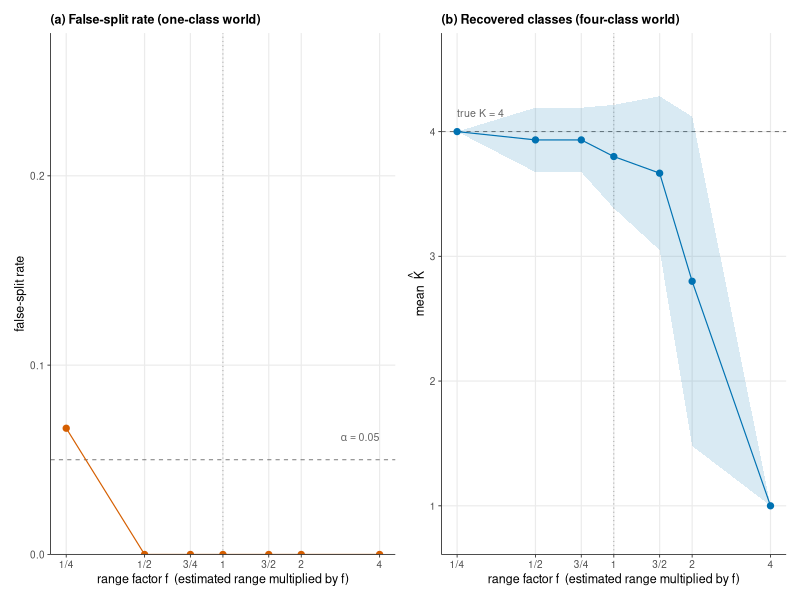
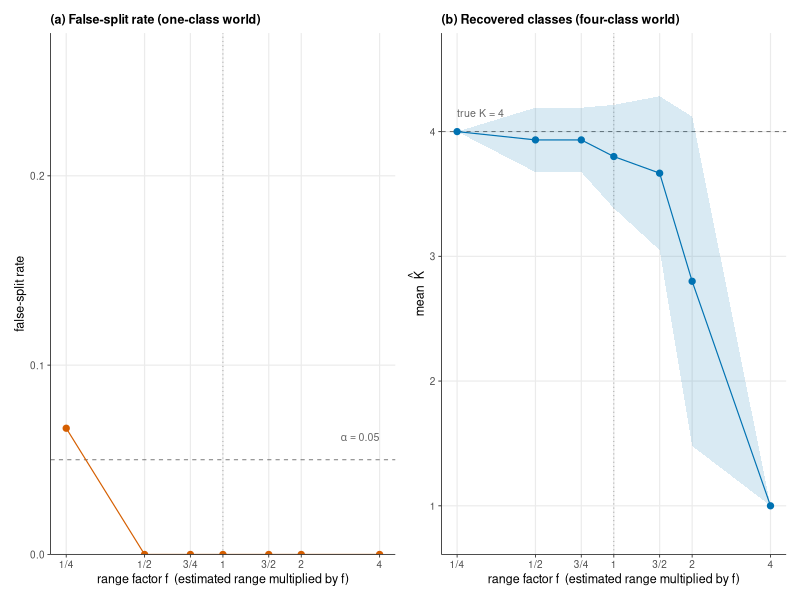

The R script that drew these images, in order:
#!/usr/bin/env Rscript
# Figure (Sec. 4.8): robustness of the calibration to a multiplicative error f
# in the estimated range (exp 37). (a) false-split rate on the null world stays
# at or below alpha for every factor, including a four-fold underestimate of
# the range; (b) recovery on the structured K=4 world survives underestimation
# unharmed and degrades only under overestimation, collapsing to silence (K=1),
# never to invention. Companion to the exact values in the table.

suppressPackageStartupMessages({
  library(readr); library(dplyr)
  library(ggplot2); library(patchwork)
})

d <- read_csv("../../experiments/results/range_misspec.csv",
              show_col_types = FALSE)

base_theme <- theme_minimal(base_size = 9) +
  theme(panel.grid.minor = element_blank(),
        axis.line = element_line(linewidth = 0.3, colour = "grey20"),
        axis.ticks = element_line(linewidth = 0.3, colour = "grey20"),
        legend.position = "none",
        plot.title = element_text(size = 9, face = "bold"))

fbreaks <- c(0.25, 0.5, 0.75, 1, 1.5, 2, 4)
flabels <- c("1/4", "1/2", "3/4", "1", "3/2", "2", "4")

## (a) null world: false-split rate vs factor
da <- d |> filter(world == "null") |>
  group_by(factor) |> summarise(fsr = mean(k_hat > 1), .groups = "drop")

pA <- ggplot(da, aes(factor, fsr)) +
  geom_hline(yintercept = 0.05, linetype = "dashed", colour = "grey40",
             linewidth = 0.3) +
  annotate("text", x = 4, y = 0.062, label = "alpha == 0.05", parse = TRUE,
           hjust = 1, size = 2.7, colour = "grey40") +
  geom_vline(xintercept = 1, linetype = "dotted", colour = "grey60",
             linewidth = 0.3) +
  geom_line(colour = "#D55E00", linewidth = 0.4) +
  geom_point(size = 1.8, colour = "#D55E00") +
  scale_x_log10(breaks = fbreaks, labels = flabels) +
  scale_y_continuous(limits = c(0, 0.27), expand = expansion(c(0, 0.02))) +
  labs(title = "(a) False-split rate (one-class world)",
       x = "range factor f  (estimated range multiplied by f)",
       y = "false-split rate") +
  base_theme

## (b) structured world: mean K-hat vs factor
db <- d |> filter(world == "struct") |>
  group_by(factor) |>
  summarise(mean_k = mean(k_hat), sd_k = sd(k_hat), .groups = "drop")

pB <- ggplot(db, aes(factor, mean_k)) +
  geom_hline(yintercept = 4, linetype = "dashed", colour = "grey40",
             linewidth = 0.3) +
  annotate("text", x = 0.25, y = 4.15, label = "true K = 4", hjust = 0,
           size = 2.7, colour = "grey40") +
  geom_vline(xintercept = 1, linetype = "dotted", colour = "grey60",
             linewidth = 0.3) +
  geom_ribbon(aes(ymin = mean_k - sd_k, ymax = mean_k + sd_k),
              fill = "#0072B2", alpha = 0.15) +
  geom_line(colour = "#0072B2", linewidth = 0.4) +
  geom_point(size = 1.8, colour = "#0072B2") +
  scale_x_log10(breaks = fbreaks, labels = flabels) +
  scale_y_continuous(limits = c(0.8, 4.6), breaks = 1:4) +
  labs(title = "(b) Recovered classes (four-class world)",
       x = "range factor f  (estimated range multiplied by f)",
       y = expression(mean~~hat(K))) +
  base_theme

fig <- pA + pB + plot_layout(widths = c(1, 1))
ggsave("misspec.png", fig, width = 7.0, height = 3.0, dpi = 300, bg = "white")
ggsave("misspec.pdf", fig, width = 7.0, height = 3.0, bg = "white")
cat("wrote misspec.png / misspec.pdf\n")
